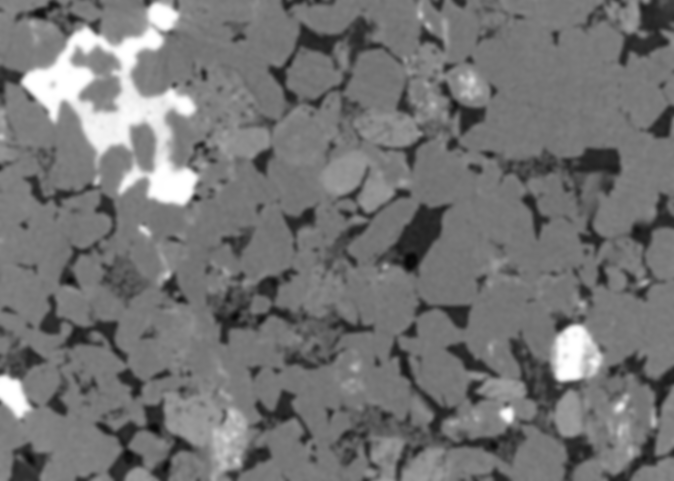
#> input picture images/sandstone_blur_2sigma.tif, 674 x 481 px
$ python tutorial31_image_sharpening_using_unsharp_mask.py
#> lines starting #> are read from the running program, lines starting #| are printed output that depends on the picture
#Video Playlist: https://www.youtube.com/playlist?list=PLHae9ggVvqPgyRQQOtENr6hK0m1UquGaG

"""
Unsharp mask enhances edges by subtracting an unsharp (smoothed) version of the image from the original.
Effectively making the filter a high pass filter.

enhanced image = original + amount * (original - blurred)

Amount of sharpening can be controlled via scaling factor, a multiplication factor
for the sharpened signal.

skimage uses Gaussian smoothing for image blurring therefore the radius parameter
in the unsharp masking filter refers to the sigma parameter of the gaussian filter.
"""

#This code shows that unsharp is nothing but original + amount *(original-blurred)
from skimage import io, img_as_float
from skimage.filters import unsharp_mask
from skimage.filters import gaussian

img = img_as_float(io.imread("images/sandstone_blur_2sigma.tif", as_gray=True))
#> img: shape (481, 674) float64; min 0.0235, max 1, mean 0.453

gaussian_img = gaussian(img, sigma=2, mode='constant', cval=0.0)

img2 = (img - gaussian_img)*2.
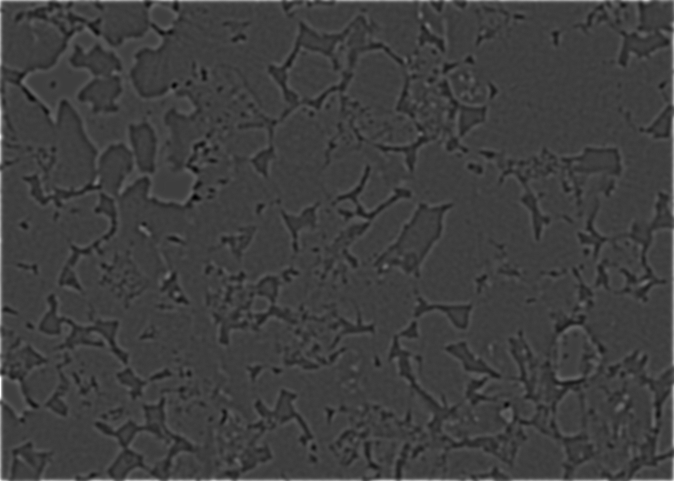
#> img2: shape (481, 674) float64; min -0.265, max 0.815, mean 0.00488; drawn with min black and max white

img3 = img + img2
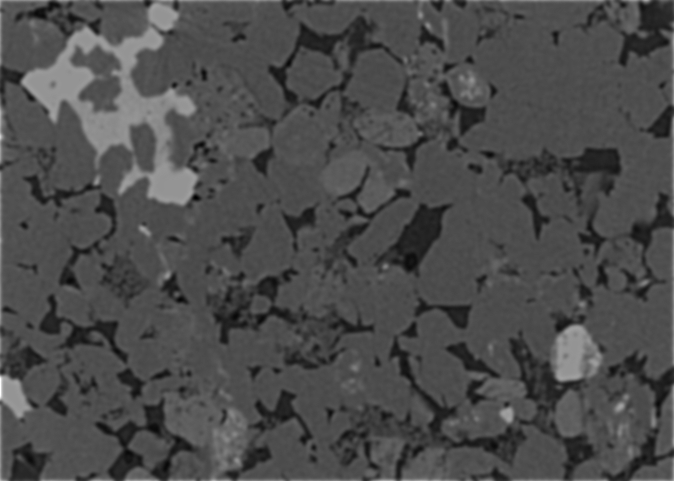
#> img3: shape (481, 674) float64; min -0.12, max 1.81, mean 0.457; drawn with min black and max white

from matplotlib import pyplot as plt
plt.imshow(img3, cmap="gray")


"""
from skimage import io
from skimage.filters import unsharp_mask

img = io.imread("images/sandstone_blur_2sigma.tif")

#Radius defines the degree of blurring
#Amount defines the multiplication factor for original - blurred image
unsharped_img = unsharp_mask(img, radius=3, amount=2)


import matplotlib.pyplot as plt
fig = plt.figure(figsize=(12, 12))
ax1 = fig.add_subplot(1,2,1)
ax1.imshow(img, cmap='gray')
ax1.title.set_text('Input Image')
ax2 = fig.add_subplot(1,2,2)
ax2.imshow(unsharped_img, cmap='gray')
ax2.title.set_text('Unsharped Image')

plt.show()
"""
